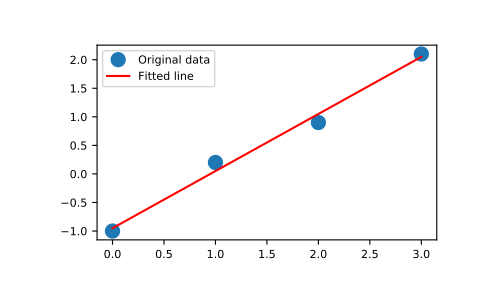

The Python source for this figure:
# Fit a line, ``y = mx + c``, through some noisy data-points:

x = np.array([0, 1, 2, 3])
y = np.array([-1, 0.2, 0.9, 2.1])

# By examining the coefficients, we see that the line should have a
# gradient of roughly 1 and cut the y-axis at, more or less, -1.

# We can rewrite the line equation as ``y = Ap``, where ``A = [[x 1]]``
# and ``p = [[m], [c]]``.  Now use `lstsq` to solve for `p`:

A = np.vstack([x, np.ones(len(x))]).T
A
# array([[ 0.,  1.],
# [ 1.,  1.],
# [ 2.,  1.],
# [ 3.,  1.]])

m, c = np.linalg.lstsq(A, y, rcond=None)[0]
print(m, c)
# 1.0 -0.95

# Plot the data along with the fitted line:

import matplotlib.pyplot as plt
plt.plot(x, y, 'o', label='Original data', markersize=10)
plt.plot(x, m*x + c, 'r', label='Fitted line')
plt.legend()
plt.show()
